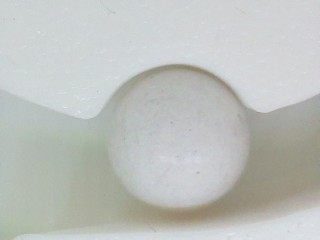
#> input picture camera_test_scripts/captured_images/image_20240813-213014_%f.jpg, 320 x 240 px, given in place of the camera
$ python sorter_cam.py
#> lines starting #> are read from the running program, lines starting #| are printed output that depends on the picture
import cv2
import numpy as np
import datetime
import os

# Define the subfolder where you want to save the photos
save_directory = os.path.join(os.getcwd(), "captured_images")
os.makedirs(save_directory, exist_ok=True)

# Define the filename with timestamp
timestamp = datetime.datetime.now().strftime("%Y-%m-%d_%H-%M-%S")
filename = os.path.join(save_directory, f"photo_{timestamp}.jpg")
output_filename = os.path.join(save_directory, f"output_{timestamp}.jpg")

# Set the directory to save images
if not os.path.exists(save_directory):
    os.makedirs(save_directory)

# Initialize the camera
cap = cv2.VideoCapture(0)  # 0 is usually the default camera

# Check if the camera opened successfully
if not cap.isOpened():
    print("Error: Could not open camera.")
else:
    # Capture a single frame
    ret, frame = cap.read()
#> frame is the input picture: shape (240, 320, 3); mean B, G, R 189, 192.5, 189.5
    if ret:
        # Crop the image (example: crop from (x1, y1) to (x2, y2))
        x1, y1 = 150, 150  # Start pixel coordinates
        x2, y2 = 400, 450  # End pixel coordinates
        cropped_image = frame[y1:y2, x1:x2]
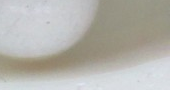
#> cropped_image: shape (90, 170, 3); mean B, G, R 172.9, 179.2, 180.6
    else:
        print("Error: Failed to capture image.")

# Convert cropped image to grayscale
gray_image = cv2.cvtColor(cropped_image, cv2.COLOR_BGR2GRAY)
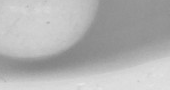
#> gray_image: shape (90, 170); min 132, max 231, mean 178.8
gray_image = cv2.cvtColor(frame, cv2.COLOR_BGR2GRAY)
#> gray_image: shape (240, 320)
# Optional: Increase contrast
# You can adjust alpha (contrast) and beta (brightness) to improve visibility
alpha = 3  # Contrast control
beta = 25    # Brightness control
contrasted_image = cv2.convertScaleAbs(gray_image, alpha=alpha, beta=beta)
#> contrasted_image: shape (240, 320); every value is 255
# Apply Gaussian Blur
blurred_image = cv2.GaussianBlur(frame, (9, 9), 0)

# Detect circles in the cropped image
circles = cv2.HoughCircles(contrasted_image, cv2.HOUGH_GRADIENT, 1, 100,
                           param1=50, param2=25, minRadius=60, maxRadius=80)
#> circles = None

if circles is not None:
    circles = np.uint16(np.around(circles))
    print(f"Detected {len(circles[0, :])} circle(s)")

    for i in circles[0, :]:
        center_x, center_y, radius = i[0], i[1], i[2]
        mask = np.zeros_like(gray_image)
        cv2.circle(mask, (center_x, center_y), radius, (255, 255, 255), -1)

        # Calculate average pixel intensity within the circle
        masked_img = cv2.bitwise_and(gray_image, gray_image, mask=mask)
        mean_val = cv2.mean(masked_img, mask=mask)[0]

        # Select the circle color based on the average intensity
        if mean_val > 127:  # Predominantly white
            circle_color = (0, 0, 255)  # Red color in BGR
            print("The circle is predominantly white.")
        else:
            circle_color = (0, 255, 0)  # Green color in BGR
            print("The circle is predominantly black.")

        # Draw the circle in the chosen color
        cv2.circle(blurred_image, (center_x, center_y), radius, circle_color, 2)

    # Display the image with the colored circles
    # Save the cropped image
else:
    print("No circles detected.")

cv2.imwrite(output_filename, blurred_image)
cv2.waitKey(0)
cv2.destroyAllWindows()


# Release the camera
cap.release()

# Close all OpenCV windows
cv2.destroyAllWindows()
